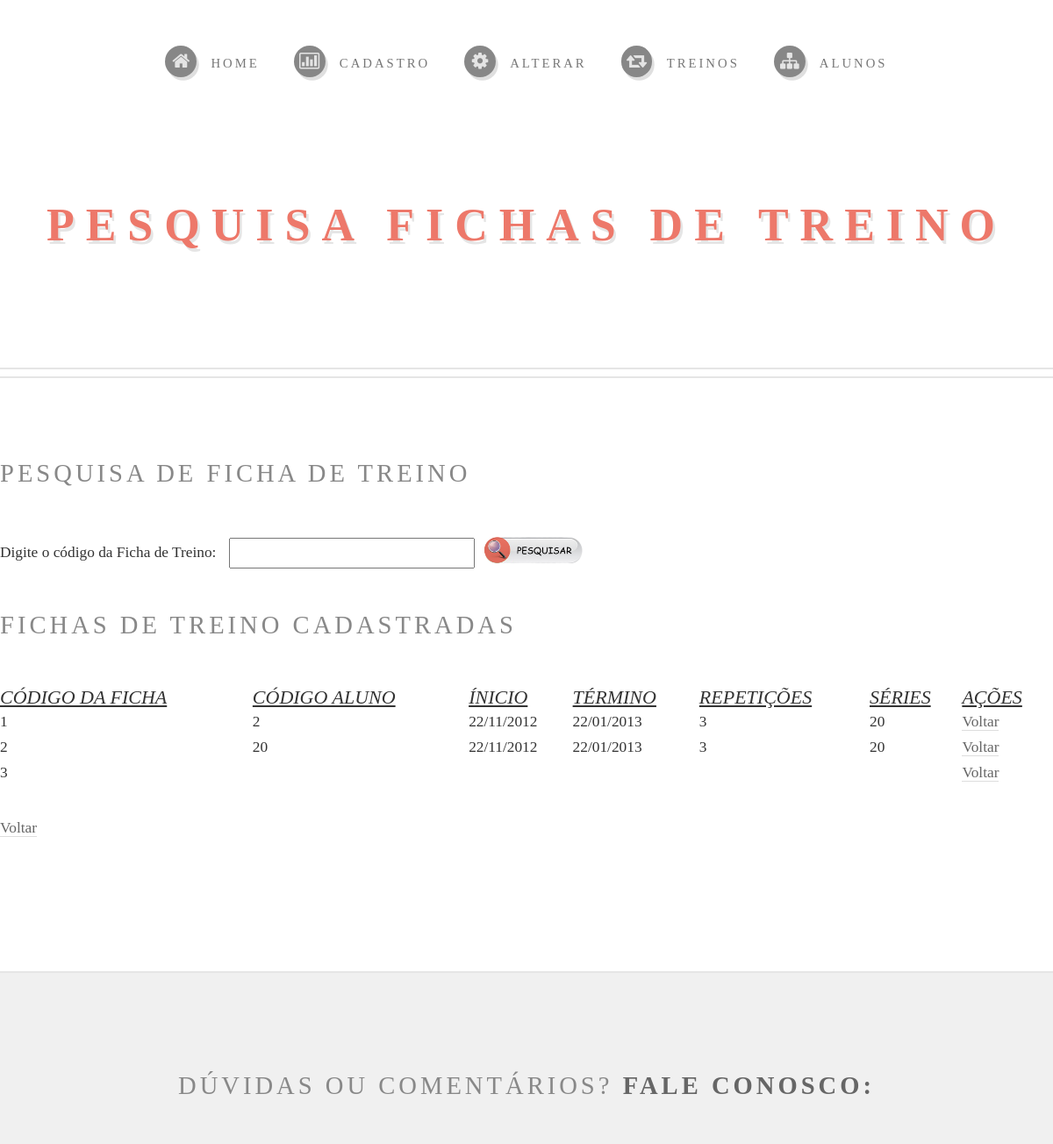
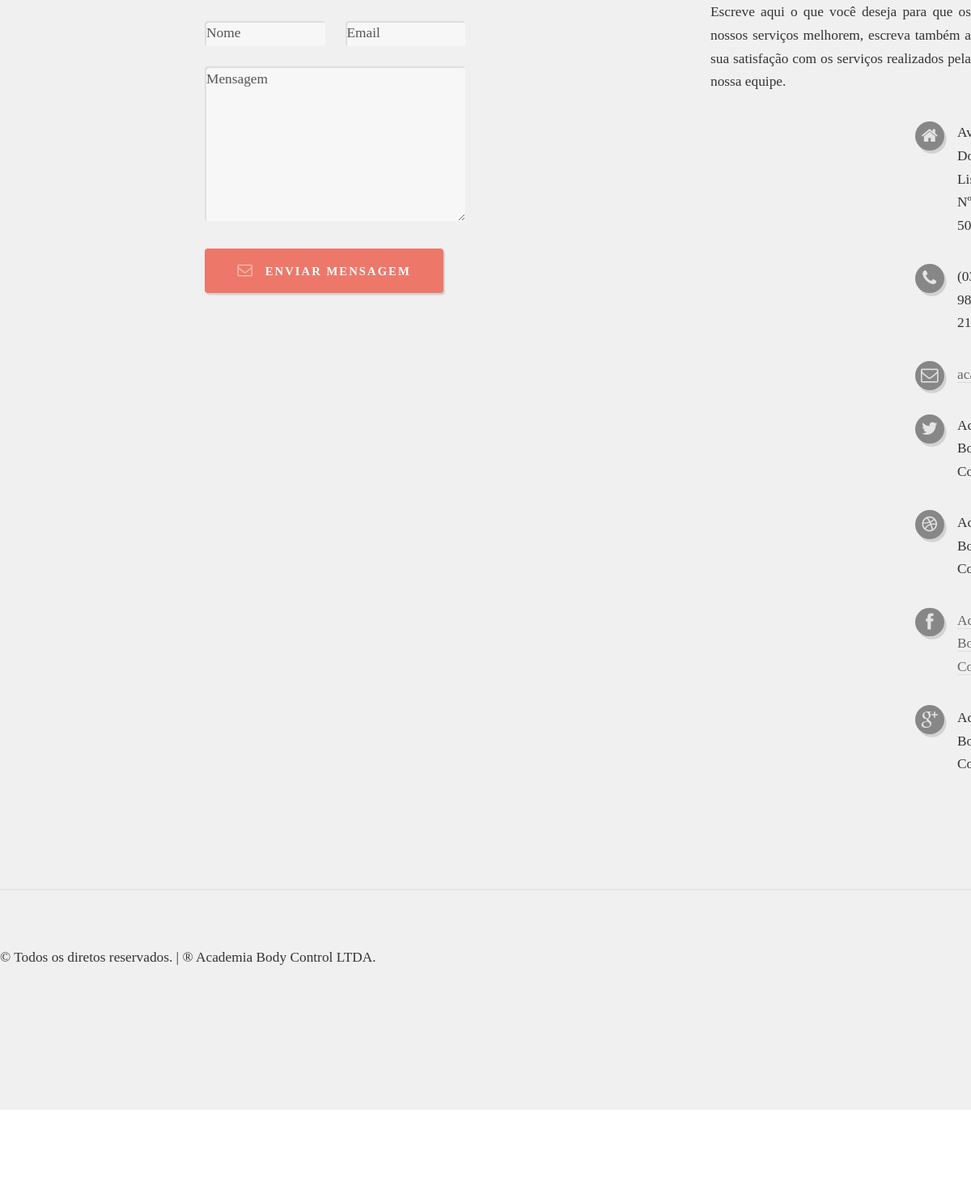
The page /detalhes/detalhe_treino.php on the database its author committed (2 pictures, top to bottom).
### tables this page shows
CREATE TABLE IF NOT EXISTS `fichasdetreino` (
  `codigoFicha` int(4) NOT NULL AUTO_INCREMENT,
  `codigoAluno` varchar(4) NOT NULL,
  `dataInicioTreino` varchar(10) NOT NULL,
  `dataTerminoTreino` varchar(10) NOT NULL,
  `repeticoes` varchar(2) NOT NULL,
  `series` varchar(2) NOT NULL,
  PRIMARY KEY (`codigoFicha`)
);

### detalhes/detalhe_treino.php (the view, shortened to what this page needs)
<!DOCTYPE HTML>
<html>
	<head>
			<link rel="stylesheet" href="../css/skel-noscript.css" />
			<link rel="stylesheet" href="../css/style.css" />
			<link rel="stylesheet" href="../css/style-desktop.css" />
	</head>
	<body class="homepage">
			<div id="header-wrapper">
					<div id="header" class="container">
							<h1 id="logo"><a href="#">Pesquisa Fichas de Treino</a></h1>
							<nav id="nav">
										<ul>
									<li><a class="icon icon-home" href="../index.php"><span>HOME</span></a></li>
									<li>
										<a href="" class="icon icon-bar-chart"><span>CADASTRO</span></a>
									</li>
									<li><a class="icon icon-cog" href="#"><span>ALTERAR</span></a>
                                        </li>
									<li><a class="icon icon-retweet" href="../treinos.php"><span>TREINOS</span></a></li>
									<li><a class="icon icon-sitemap" href="../alunos.php"><span>ALUNOS </span></a></li>
								</ul>
							</nav>
					</div>
			</div>
			<div id="features-wrapper">
					<section id="features" class="container">
						<div class="">
                            <div class="pesquisa">
       <h2>Pesquisa de Ficha de Treino</h2>
       <div class="area_pesquisa">
		<form method="post" action="pesquisa_treino.php">
			<label id='lpesquisa'>Digite o código da Ficha de Treino:</label>
			<input id='ipesquisa' type="text" name="codigoFicha" />
			<button id="submit_pesquisa" class="button" type="submit"></button>
		</form>
        </div>
		<h2>Fichas de Treino Cadastradas</h2>
		<?php
			$ds = 'mysql:host=localhost;dbname=bodycontrol';
			$user = 'root';
			$pass = '';
			$db = new PDO($ds, $user, $pass);
			if(isset($_POST['codigoFicha'])){
				$codigoFicha = $_POST['codigoFicha'];
				$query = "SELECT * FROM fichasdetreino WHERE codigoFicha = ?";
				$stm = $db->prepare($query);
				$stm ->bindParam(1, $codigoFicha);
			}
			else  {
				$query = "SELECT * FROM fichasdetreino";
				$stm = $db->prepare($query);
			}
			if ($stm -> execute()){
						print"<table border style='border-collapse:collapse'>";
						print"<tr class='lista'><th>CÓDIGO DA FICHA</th>";
						print"<th>CÓDIGO ALUNO</th>";
						print"<th>ÍNICIO</th>";
						print"<th>TÉRMINO</th>";
						print"<th>REPETIÇÕES</th>";
						print"<th>SÉRIES</th>";
						print"<th>AÇÕES</th></tr>";
						while ($row = $stm->fetch()){
						$codigoFicha = $row['codigoFicha'];
						$codigoAluno = $row ['codigoAluno'];
						$dataInicioTreino = $row ['dataInicioTreino'];
						$dataTerminoTreino = $row ['dataTerminoTreino'];
						$repeticoes = $row ['repeticoes'];
						$series = $row ['series'];
						print"<tr><td>$codigoFicha</td>";
						print"<td>$codigoAluno</td>";
						print"<td>$dataInicioTreino</td>";
						print"<td>$dataTerminoTreino</td>";
						print"<td>$repeticoes</td>";
						print"<td>$series</td>";
						print"<td><a href='../treinos.php'>Voltar</a></td></tr>";
					}
					print "</table>";
			}
			else{
				print"<h3>Erro ao listar Fichas de Treino</h3>";
			}
		?>
		<a href="../index.php">Voltar</a>
							</div>
						</div>
					</section>
			</div>
			<div id="main-wrapper">
			<div id="footer-wrapper">
					<div id="footer" class="container">
						<header>
							<h2>DÚVIDAS OU COMENTÁRIOS? <strong>FALE CONOSCO:</strong></h2>
						</header>
						<div class="row">
							<div class="6u">
								<section>
									<form method="post" action="#">
										<div class="row half">
											<div class="6u">
												<input name="name" placeholder="Nome" type="text" class="text" />
											</div>
											<div class="6u">
												<input name="email" placeholder="Email" type="text" class="text" />
											</div>
										</div>
										<div class="row half">
											<div class="12u">
												<textarea name="message" placeholder="Mensagem"></textarea>
											</div>
										</div>
										<div class="row half">
											<div class="12u">
												<a href="#" class="button button-icon icon icon-envelope">Enviar Mensagem</a>
											</div>
										</div>
									</form>
								</section>
							</div>
							<div class="6u">
								<section>
									<p>Escreve aqui o que você deseja para que os nossos serviços melhorem, escreva também a sua satisfação com os serviços realizados pela nossa equipe.</p>
									<div class="row">
										<ul class="icons 6u">
											<li class="icon icon-home">Av. Doutor Lisboa, Nº 500</li>
											<li class="icon icon-phone">
												(035) 9892-2133</li>
											<li class="icon icon-envelope">
												<a href="#">academia@bodycontrol.com</a></li>
										</ul>
										<ul class="icons 6u">
											<li class="icon icon-twitter">Academia Body Control</li>
											<li class="icon icon-dribbble">Academia Body Control</li>
											<li class="icon icon-facebook"><a href="https://www.facebook.com/pages/Body-Control/234431953391505?skip_nax_wizard=true">Academia Body Control</a></li>
											<li class="icon icon-google-plus">Academia Body Control</li>
										</ul>
									</div>
								</section>
							</div>
						</div>
					</div>
					<div id="copyright" class="container">
                      <p>&copy; Todos os diretos reservados. | 	          																																																&reg; Academia Body Control LTDA.</p>
					</div>
			</div>
	</body>
</html>

### css/skel-noscript.css (style rules this page uses)
html,body,div,span,applet,object,iframe,h1,h2,h3,h4,h5,h6,p,blockquote,pre,a,abbr,acronym,address,big,cite,code,del,dfn,em,img,ins,kbd,q,s,samp,small,strike,strong,sub,sup,tt,var,b,u,i,center,dl,dt,dd,ol,ul,li,fieldset,form,label,legend,table,caption,tbody,tfoot,thead,tr,th,td,article,aside,canvas,details,embed,figure,figcaption,footer,header,hgroup,menu,nav,output,ruby,section,summary,time,mark,audio,video { margin:0;padding:0;border:0;font-size:100%;font:inherit;vertical-align:baseline; }
article,aside,details,figcaption,figure,footer,header,hgroup,menu,nav,section { display:block; }
body { line-height:1; }
ol,ul { list-style:none; }
table { border-collapse:collapse;border-spacing:0; }
body { -webkit-text-size-adjust:none }
*, *:before, *:after { -moz-box-sizing: border-box; -webkit-box-sizing: border-box; -o-box-sizing: border-box; -ms-box-sizing: border-box; box-sizing: border-box; }
body { min-width: 1200px; }
.container { width: 1200px; margin: 0 auto; }
.\31 2u { width: 100% }
.\36 u { width: 50% }
.row > * { float: left; -moz-box-sizing: border-box; -webkit-box-sizing: border-box; -o-box-sizing: border-box; -ms-box-sizing: border-box; box-sizing: border-box; padding-bottom: 0; padding-left: 303px; padding-right: 0; padding-top: 50px; }
.row + .row > * { padding-top: 50px; }
.row { margin-left: -50px; }
.row:after { content: ''; display: block; clear: both; height: 0; }
.row:first-child > * { padding-top: 0; }
.row > * { padding-top: 0; }
.row.half > * { padding: 25px 0 0 25px; }
.row.half + .row.half > * { padding-top: 25px; }
.row.half { margin-left: -25px; }

### css/style-desktop.css (style rules this page uses)
body,input,textarea,select { line-height: 1.65em; font-size: 13pt; }
h2 { font-size: 1.65em; font-weight: 400; letter-spacing: 4px; margin: 0 0 1.5em 0; line-height: 1.75em; }
.button { font-size: 0.85em; letter-spacing: 2px; padding: 0.85em 2.75em 0.85em 2.75em; }
#features-wrapper { padding: 6em 0 6em 0; }
#main-wrapper { padding: 6em 0 6em 0; }
#footer-wrapper { padding: 6em 0 8em 0; }
#header { padding: 14em 0 7em 0; }
#header h1 { font-size: 3em; letter-spacing: 13px; }
#nav { position: absolute; top: 3em; left: 0; width: 100%; }
#nav > ul > li { display: inline-block; padding-right: 2em; }
#nav > ul > li:last-child { padding-right: 0; }
#nav > ul > li > a { display: block; }
#nav > ul > li > a > span { font-size: 0.85em; letter-spacing: 3px; }
#copyright { margin-top: 6em; padding-top: 4em; }

### css/style-1000px.css (style rules this page uses)
body { line-height: 1.75em; font-size: 12pt; }
h2 { margin: 0 0 1em 0; }
#features-wrapper { padding: 4em 0 4em 0; }
#main-wrapper { padding: 4em 0 4em 0; }
#footer-wrapper { padding: 4em 0 6em 0; }
#header { padding: 12em 0 7em 0; }
#header h1 { font-size: 2.5em; }
#nav > ul > li { padding-right: 1.25em; }
#copyright { margin-top: 5em; padding-top: 2em; }

### rows shown on the page
fichasdetreino: codigoFicha "1", codigoAluno "2", dataInicioTreino "22/11/2012", dataTerminoTreino "22/01/2013", repeticoes "3", series "20"
fichasdetreino: codigoFicha "2", codigoAluno "20", dataInicioTreino "22/11/2012", dataTerminoTreino "22/01/2013", repeticoes "3", series "20"
fichasdetreino: codigoFicha "3"
